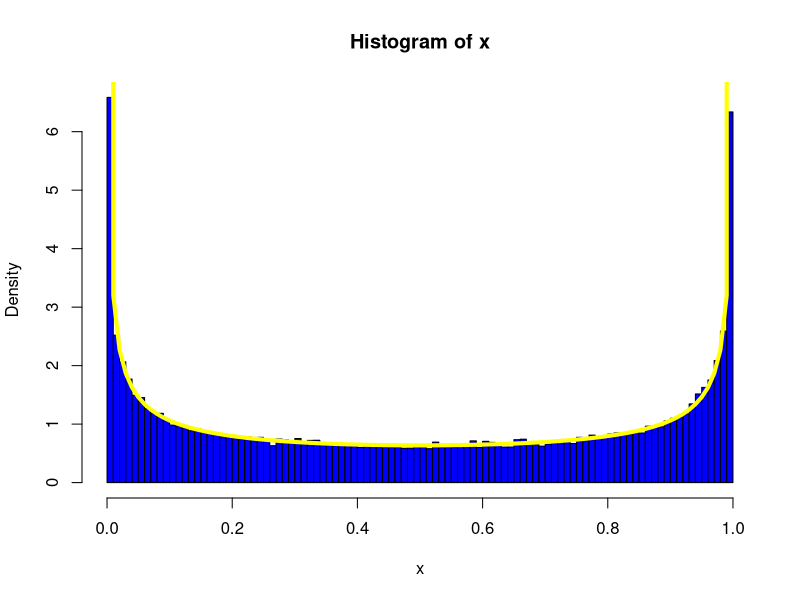
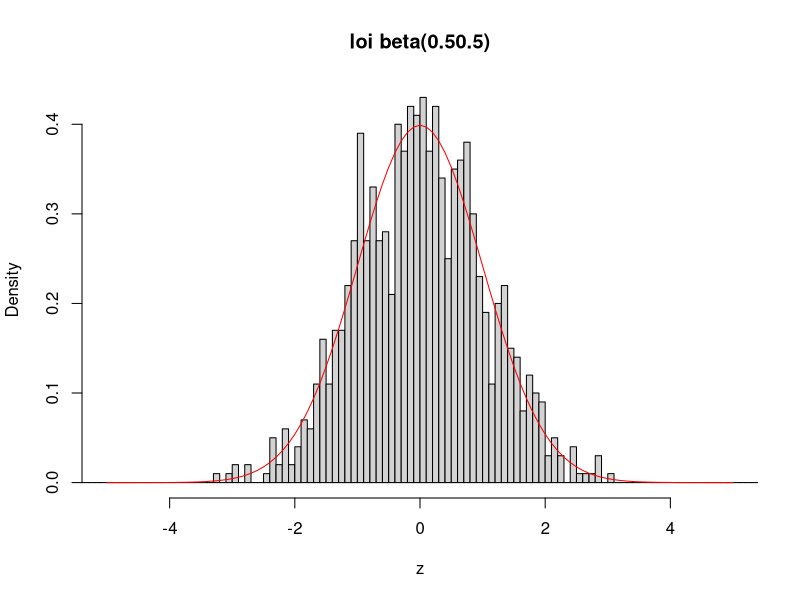

Write R code to recreate these figures, in order.
# Exercice 3: Illustration du theoreme central limite
  M = 1000; n =50; N = M*n; x=rbeta(N, 1/2, 1/2)
  # Question 1 et 2 : histogramme b et courbe de densité
  
    mx=min(x); Mx=max(x); brk=seq(mx, Mx, length=101)
    hist(x, probability=TRUE, col='blue', breaks=brk)
    curve(dbeta(x, 0.5, 0.5),col='yellow', lwd=4, add=TRUE)
    
  # Question 3 et 4: Histogramme de z densité de la loi gaussienne
  
    Echant=matrix(x, nrow=1000, byrow=TRUE)
    z = numeric(M)
    for(i in 1:M){
      z[i] = sqrt(n)*(mean(Echant[i,]) - 0.5)/sqrt(1/8)
    }
    hist(z, prob=T, breaks=0.1*(-55:55), xlim=c(-5,5), main='loi beta(0.50.5)')
    curve(dnorm(x), col='red', ldw=2, add=TRUE)
    # Z suit le loi normale centrée reduite
    
